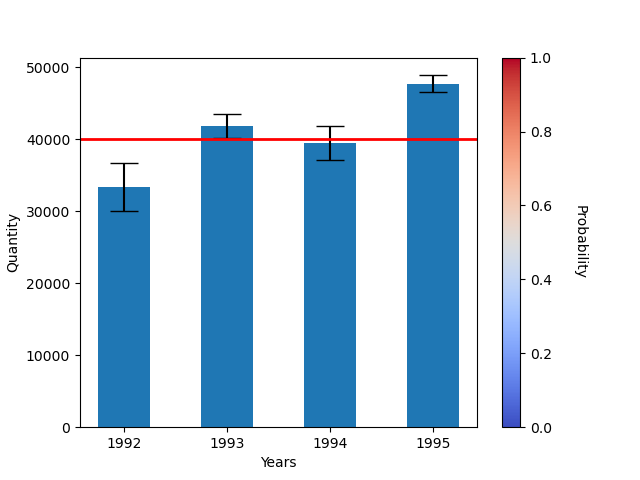

Source code (Python):

# coding: utf-8

# # Assignment 3 - Building a Custom Visualization
# 
# ---
# 
# In this assignment you must choose one of the options presented below and submit a visual as well as your source code for peer grading. The details of how you solve the assignment are up to you, although your assignment must use matplotlib so that your peers can evaluate your work. The options differ in challenge level, but there are no grades associated with the challenge level you chose. However, your peers will be asked to ensure you at least met a minimum quality for a given technique in order to pass. Implement the technique fully (or exceed it!) and you should be able to earn full grades for the assignment.
# 
# 
# &nbsp;&nbsp;&nbsp;&nbsp;&nbsp;&nbsp;Ferreira, N., Fisher, D., & Konig, A. C. (2014, April). [Sample-oriented task-driven visualizations: allowing users to make better, more confident decisions.](https://www.microsoft.com/en-us/research/wp-content/uploads/2016/02/Ferreira_Fisher_Sample_Oriented_Tasks.pdf) 
# &nbsp;&nbsp;&nbsp;&nbsp;&nbsp;&nbsp;In Proceedings of the SIGCHI Conference on Human Factors in Computing Systems (pp. 571-580). ACM. ([video](https://www.youtube.com/watch?v=BI7GAs-va-Q))
# 
# 
# In this [paper](https://www.microsoft.com/en-us/research/wp-content/uploads/2016/02/Ferreira_Fisher_Sample_Oriented_Tasks.pdf) the authors describe the challenges users face when trying to make judgements about probabilistic data generated through samples. As an example, they look at a bar chart of four years of data (replicated below in Figure 1). Each year has a y-axis value, which is derived from a sample of a larger dataset. For instance, the first value might be the number votes in a given district or riding for 1992, with the average being around 33,000. On top of this is plotted the 95% confidence interval for the mean (see the boxplot lectures for more information, and the yerr parameter of barcharts).
# 
# <br>
# <img src="readonly/Assignment3Fig1.png" alt="Figure 1" style="width: 400px;"/>
# <h4 style="text-align: center;" markdown="1">  &nbsp;&nbsp;&nbsp;&nbsp;&nbsp;&nbsp;&nbsp;&nbsp;Figure 1 from (Ferreira et al, 2014).</h4>
# 
# <br>
# 
# A challenge that users face is that, for a given y-axis value (e.g. 42,000), it is difficult to know which x-axis values are most likely to be representative, because the confidence levels overlap and their distributions are different (the lengths of the confidence interval bars are unequal). One of the solutions the authors propose for this problem (Figure 2c) is to allow users to indicate the y-axis value of interest (e.g. 42,000) and then draw a horizontal line and color bars based on this value. So bars might be colored red if they are definitely above this value (given the confidence interval), blue if they are definitely below this value, or white if they contain this value.
# 
# 
# <br>
# <img src="readonly/Assignment3Fig2c.png" alt="Figure 1" style="width: 400px;"/>
# <h4 style="text-align: center;" markdown="1">  Figure 2c from (Ferreira et al. 2014). Note that the colorbar legend at the bottom as well as the arrows are not required in the assignment descriptions below.</h4>
# 
# <br>
# <br>
# 
# **Easiest option:** Implement the bar coloring as described above - a color scale with only three colors, (e.g. blue, white, and red). Assume the user provides the y axis value of interest as a parameter or variable.
# 
# 
# **Harder option:** Implement the bar coloring as described in the paper, where the color of the bar is actually based on the amount of data covered (e.g. a gradient ranging from dark blue for the distribution being certainly below this y-axis, to white if the value is certainly contained, to dark red if the value is certainly not contained as the distribution is above the axis).
# 
# **Even Harder option:** Add interactivity to the above, which allows the user to click on the y axis to set the value of interest. The bar colors should change with respect to what value the user has selected.
# 
# **Hardest option:** Allow the user to interactively set a range of y values they are interested in, and recolor based on this (e.g. a y-axis band, see the paper for more details).
# 
# ---
# 
# *Note: The data given for this assignment is not the same as the data used in the article and as a result the visualizations may look a little different.*

# In[134]:

# Use the following data for this assignment:
get_ipython().magic('matplotlib notebook')
import pandas as pd
import numpy as np
import matplotlib.pyplot as plt
from scipy.stats import norm

np.random.seed(12345)

df = pd.DataFrame([np.random.normal(32000,200000,3650), 
                   np.random.normal(43000,100000,3650), 
                   np.random.normal(43500,140000,3650), 
                   np.random.normal(48000,70000,3650)], 
                  index=[1992,1993,1994,1995])
df.T.describe()


# In[135]:

plt.figure()

years = [1992,1993,1994,1995]
means = np.array(df.T.describe().loc['mean'])
errs = np.array(df.T.describe().loc['std']/np.sqrt(3650))
ind = np.arange(4)
width = 0.5

bars = plt.bar(ind, means, width, yerr=errs,tick_label=years, capsize=10)

my_cmap = plt.cm.get_cmap('coolwarm')
sm = plt.cm.ScalarMappable(cmap=my_cmap, norm=plt.Normalize(0,1))
sm.set_array([])
cbar = plt.colorbar(sm)
cbar.set_label('Probability', rotation=270, labelpad=25)

plt.xlabel('Years')
plt.ylabel('Quantity')

horiz_line = plt.axhline(y=40000, color='red', linewidth=2)
def onclick(event):
    global horiz_line
    y = event.ydata
    plt.gca().set_title('y={}'.format(int(y)))
    horiz_line.remove()
    horiz_line = plt.axhline(y=event.ydata,color='red',linewidth=2)
    for i in range(4):
        # calculate prob
        prob = norm.cdf(y,loc=means[i],scale=errs[i])
        print(prob)
        bars[i].set_color(c=my_cmap(prob))
    

plt.gcf().canvas.mpl_connect('button_press_event',onclick)


# In[ ]:
